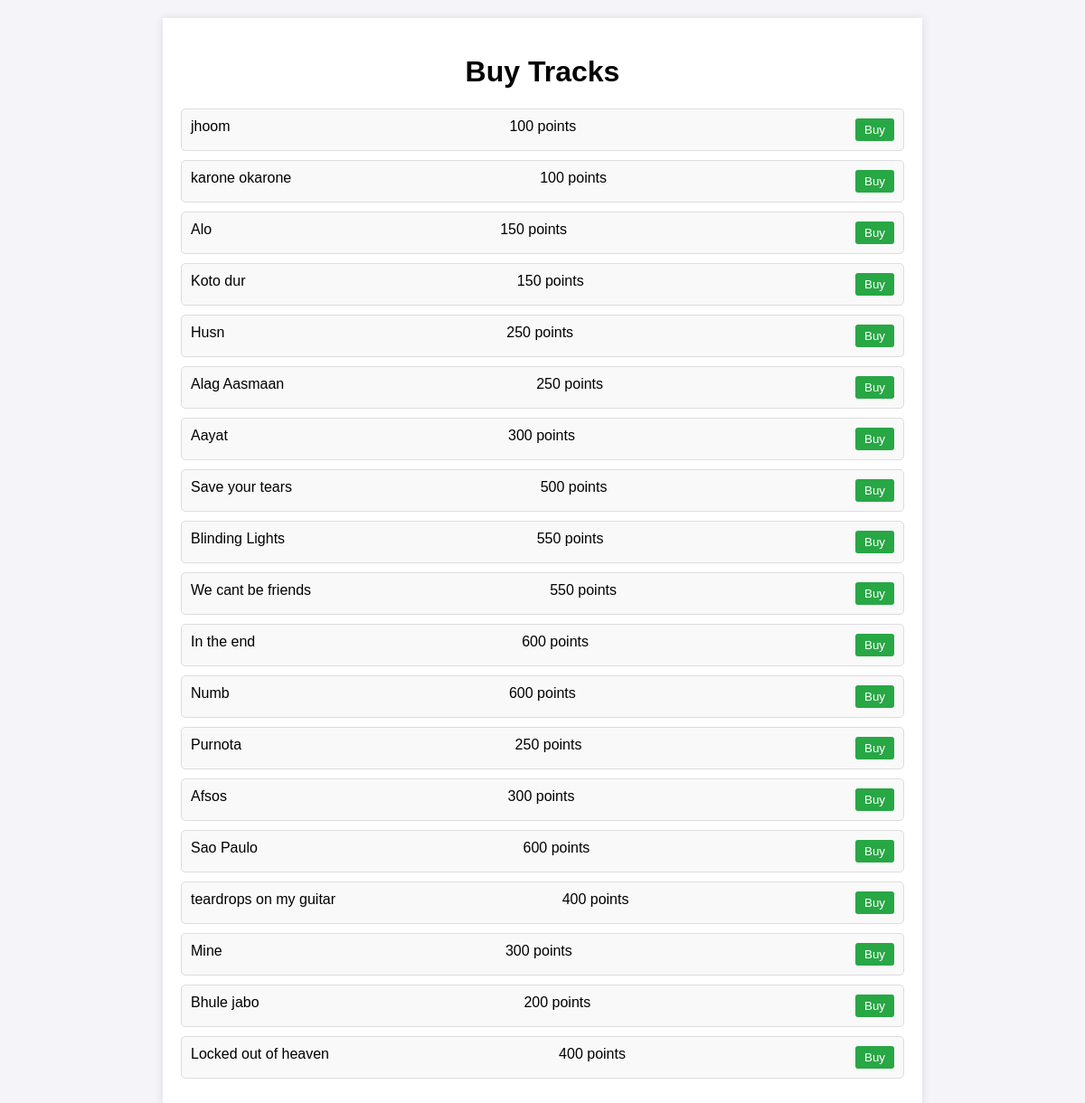
/points.php, run on the app's committed database.
### tables this page shows
CREATE TABLE `tracks` (
  `trackID` int(11) NOT NULL,
  `name` varchar(30) DEFAULT NULL,
  `mediatype` varchar(10) DEFAULT NULL,
  `genreID` int(11) DEFAULT NULL,
  `artistID` int(11) DEFAULT NULL,
  `length` varchar(30) DEFAULT NULL,
  `price` int(11) DEFAULT NULL,
  `size` varchar(30) DEFAULT NULL,
  `composed_date` date DEFAULT NULL,
  `link` varchar(200) DEFAULT NULL,
  `audio_path` varchar(500) DEFAULT NULL
);

### points.php (the view, shortened to what this page needs)
<?php
require_once('DBconnect.php');
$sql = "SELECT trackID, name, price FROM tracks";
$result = $conn->query($sql);
$tracks = [];
if ($result->num_rows > 0) {
    while ($row = $result->fetch_assoc()) {
        $tracks[] = $row;
    }
}
?>
<!DOCTYPE html>
<html lang="en">
<head>
</head>
<body>
<div class="container">
    <h1>Buy Tracks</h1>
    <?php foreach ($tracks as $track): ?>
        <div class="track">
            <span><?php echo htmlspecialchars($track['name']); ?></span>
            <span><?php echo $track['price']; ?> points</span>
            <form action="invoice.php" method="POST" style="margin: 0;">
                <button type="submit">Buy</button>
            </form>
        </div>
    <?php endforeach; ?>
</div>
</body>
</html>

### points.php (style rules this page uses)
body { font-family: Arial, sans-serif; margin: 0; padding: 0; background-color: #f4f4f9; }
.container { max-width: 800px; margin: 20px auto; padding: 20px; background: #fff; box-shadow: 0 0 10px rgba(0, 0, 0, 0.1); }
h1 { text-align: center; }
.track { display: flex; justify-content: space-between; margin: 10px 0; padding: 10px; border: 1px solid #ddd; border-radius: 5px; background: #f9f9f9; }
button { background-color: #28a745; color: white; border: none; padding: 5px 10px; border-radius: 3px; cursor: pointer; }

### data on the page
tracks: name "jhoom", price "100"
tracks: name "karone okarone", price "100"
tracks: name "Alo", price "150"
tracks: name "Koto dur", price "150"
tracks: name "Husn", price "250"
tracks: name "Alag Aasmaan", price "250"
tracks: name "Aayat", price "300"
tracks: name "Save your tears", price "500"
tracks: name "Blinding Lights", price "550"
tracks: name "We cant be friends", price "550"
tracks: name "In the end", price "600"
tracks: name "Numb", price "600"
tracks: name "Purnota", price "250"
tracks: name "Afsos", price "300"
tracks: name "Sao Paulo", price "600"
tracks: name "teardrops on my guitar", price "400"
tracks: name "Mine", price "300"
tracks: name "Bhule jabo", price "200"
tracks: name "Locked out of heaven", price "400"
